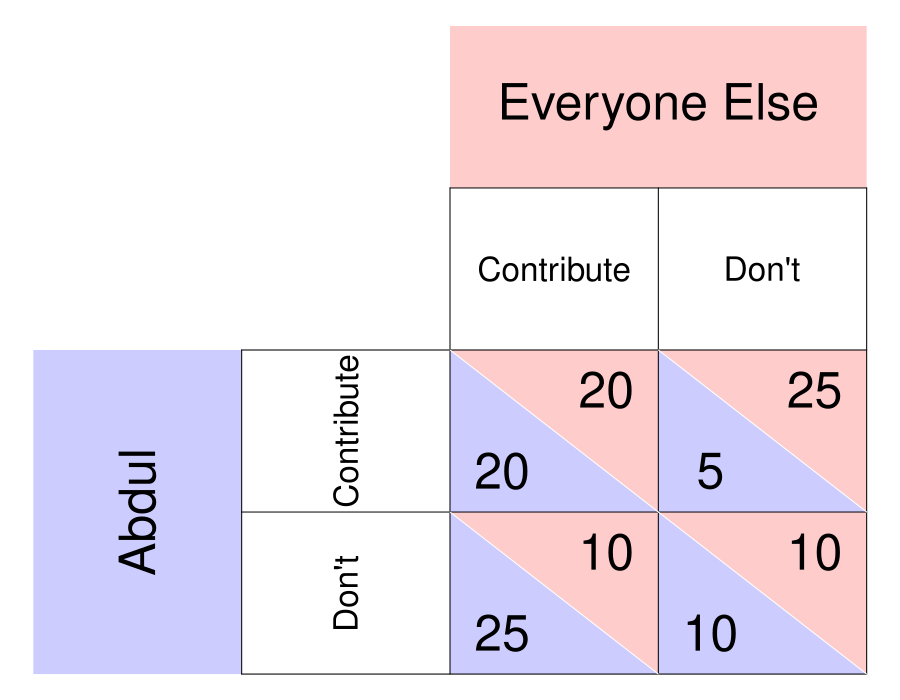

Reproduce this figure in R.
require(ggplot2)
require(shape)
pdf(file = "people/matrix_pgg.pdf", width = 9, height = 7)

par(mar =  c(0, 0, 0, 0))
xlims <- c(0, 8)
ylims <- c(0, 8)

#TextSizes
PlayerSize <- 3
StratSize <- 2
PayoffSize <- 3

p1fadelevel <- 0.2
p2fadelevel <- 0.2

#Payoffs are listed as c("NW", "SW", "NE", "SE")

#Considerations for Player 1
P1Name <- c("Abdul")
P1Strat <- c("Contribute", "Don't")
P1Payoffs <- c("20", "25", "5", "10")
P1BR1 <- c("SW") #Must be NW or SW - the BR prints accordingly. 
P1BR2 <- c("SE") #Must be NE or SE - the BR prints accordingly. 
P1bestsize <- 2.5 #Adjusts size of point indicating best response of P1
#NW = (5, 3); SW = (5,1); NE = (7, 3); SE = (7, 1)

#Considerations for Player 2
P2Name <- c("Everyone Else")
P2Strat <- c("Contribute", "Don't")
P2Payoffs <- c("20", "10", "25", "10")
P2BR1 <- c("NE") #Must be NW or SW - the BR prints accordingly. 
P2BR2 <- c("SE") #Must be NE or SE - the BR prints accordingly. 
P2bestsize <- 4 #Adjusts size of circle indicating best response of P1

plot(0, 0, xlim = xlims, ylim = ylims, type = "n",
     xlab = expression(""),
     ylab = expression(""),
     xaxt = "n", 
     yaxt = "n", 
     cex.lab = 2, 
     bty = "n")



#Color and label for Player 1 and their strategies
polygon(c(0,0,2,2,0), c(0,4,4,0,0), col=rgb(0, 0, 1, p1fadelevel), density=NULL, border = NA)
text(1, 2, P1Name[1], srt = 90, cex = PlayerSize)

text(3, 3, P1Strat[1], cex = StratSize, srt = 90)
text(3, 1, P1Strat[2], cex = StratSize, srt = 90)


#Color and label for Player 2
polygon(c(4,4,8,8,4), c(8,6,6,8,8), col=rgb(1, 0, 0, p2fadelevel), density=NULL, border = NA)
text(6, 7, P2Name[1], cex = PlayerSize)

text(5, 5, P2Strat[1], cex = StratSize)
text(7, 5, P2Strat[2], cex = StratSize)

#NorthWest cell 
#P1
polygon(c(4,4,6,4), c(4,2,2,4), col=rgb(0, 0, 1, p1fadelevel), density=NULL, border = NA)
#P2
polygon(c(4,6,6,4), c(4,4,2,4), col=rgb(1, 0, 0, p2fadelevel), density=NULL, border = NA)

#P1
text(4.5, 2.5, P1Payoffs[1], cex = PayoffSize)
#P2
text(5.5, 3.5, P2Payoffs[1], cex = PayoffSize)

#SouthWest cell  
#P1
polygon(c(4,4,6,4), c(2,0,0,2), col=rgb(0, 0, 1, p1fadelevel), density=NULL, border = NA)
#P2
polygon(c(4,6,6,4), c(2,2,0,2), col=rgb(1, 0, 0, p2fadelevel), density=NULL, border = NA)

#P1
text(4.5, 0.5, P1Payoffs[2], cex = PayoffSize)
#P2
text(5.5, 1.5, P2Payoffs[2], cex = PayoffSize)


#NorthEast cell 
#P1
polygon(c(6,6,8,6), c(4,2,2,4), col=rgb(0, 0, 1, p1fadelevel), density=NULL, border = NA)
#P2
polygon(c(6,8,8,6), c(4,4,2,4), col=rgb(1, 0, 0, p2fadelevel), density=NULL, border = NA)
#P1
text(6.5, 2.5, P1Payoffs[3], cex = PayoffSize)
#P2
text(7.5, 3.5, P2Payoffs[3], cex = PayoffSize)

#SouthEast cell 
#P1
polygon(c(6,6,8,6), c(2,0,0,2), col=rgb(0, 0, 1, p1fadelevel), density=NULL, border = NA)
#P2
polygon(c(6,8,8,6), c(2,2,0,2), col=rgb(1, 0, 0, p2fadelevel), density=NULL, border = NA)
#P1
text(6.5, 0.5, P1Payoffs[4], cex = PayoffSize)
#P2
text(7.5, 1.5, P2Payoffs[4], cex = PayoffSize)


#Lines for the Table
segments(8, 0, 8, 6, lty = 1, col = "black")
segments(4, 6, 8, 6, lty = 1, col = "black")
segments(2, 0, 2, 4, lty = 1, col = "black")
segments(2, 0, 8, 0, lty = 1, col = "black")
segments(2, 4, 8, 4, lty = 1, col = "black")
segments(4, 0, 4, 6, lty = 1, col = "black")
segments(2, 2, 8, 2, lty = 1, col = "black")
segments(6, 0, 6, 6, lty = 1, col = "black")

#Diagonals
#NW
segments(4, 4, 6, 2, lty = 1, col = "white")
#NE
segments(6, 4, 8, 2, lty = 1, col = "white")
#SW
segments(4, 2, 6, 0, lty = 1, col = "white")
#Se
segments(6, 2, 8, 0, lty = 1, col = "white")


#Best responses 
#P1 
# if (P1BR1[1] == "NW"){
#   points(5, 3, pch = 16, col = "black", cex = P1bestsize)
# } else{points(5, 1, pch = 16, col = "black", cex = P1bestsize)
# }
# 
# if (P1BR2[1] == "NE"){
#   points(7, 3, pch = 16, col = "black", cex = P1bestsize)
# } else{points(7, 1, pch = 16, col = "black", cex = P1bestsize)
# }
# 
# 
# #P2
# if (P2BR1[1] == "NW"){
#   points(5, 3, pch = 1, col = "black", cex = P2bestsize)
# } else{points(7, 3, pch = 1, col = "black", cex = P2bestsize)
# }
# 
# if (P2BR2[1] == "SW"){
#   points(5, 1, pch = 1, col = "black", cex = P2bestsize)
# } else{points(7, 1, pch = 1, col = "black", cex = P2bestsize)
# }

dev.off()
